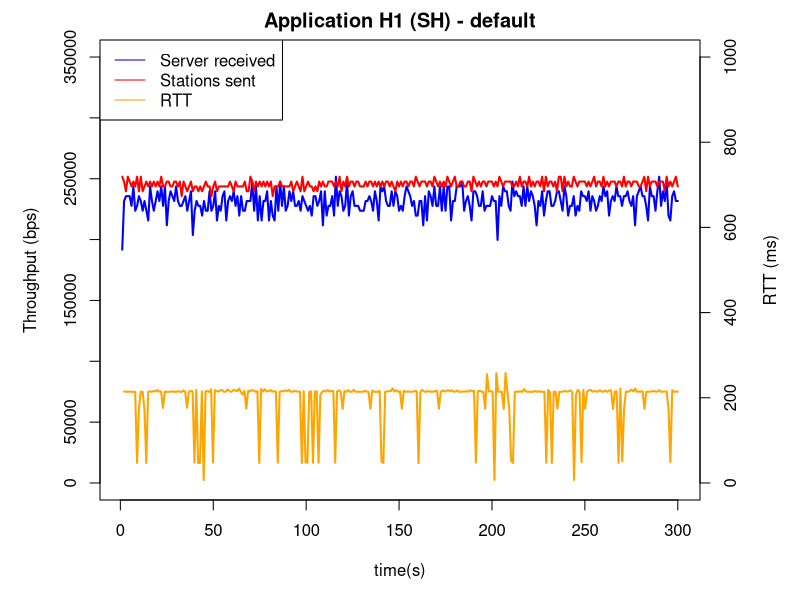
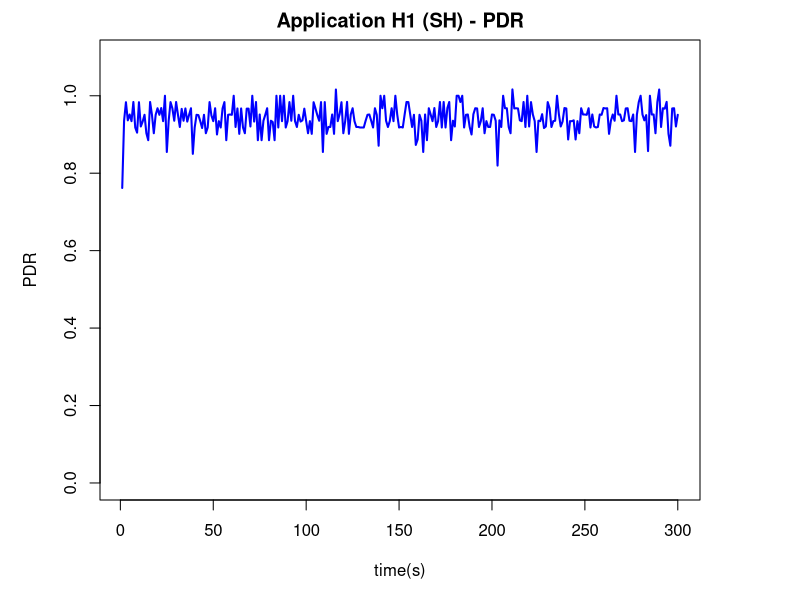
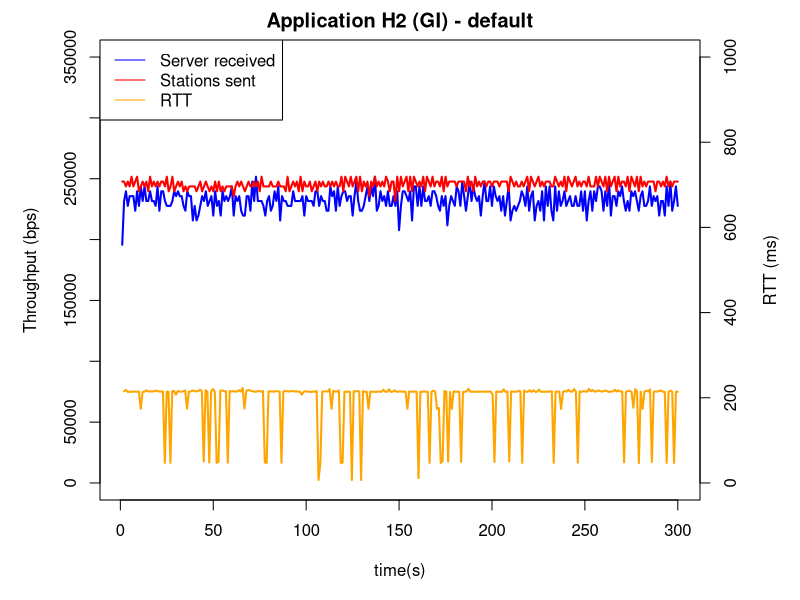
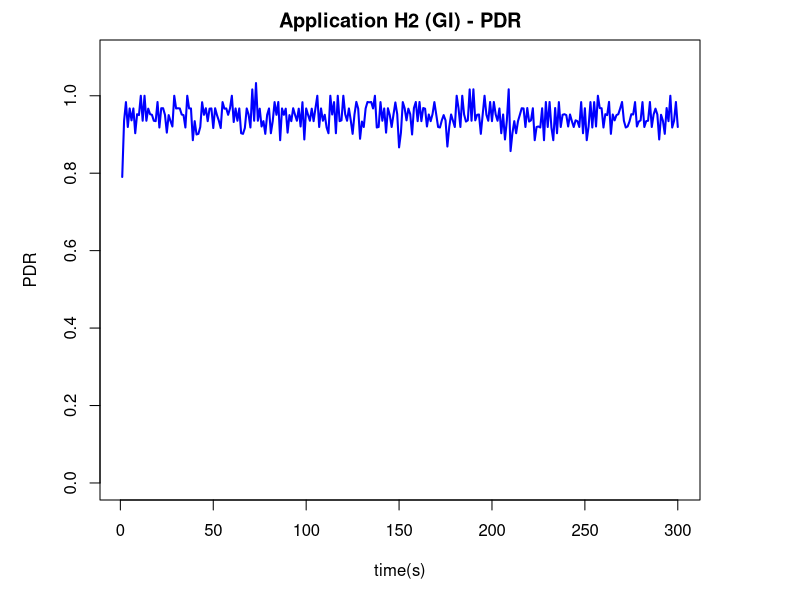
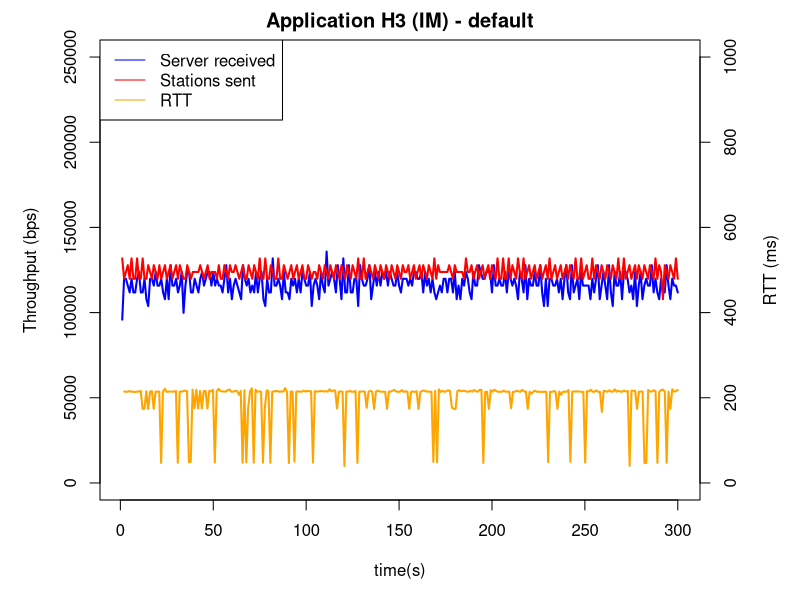
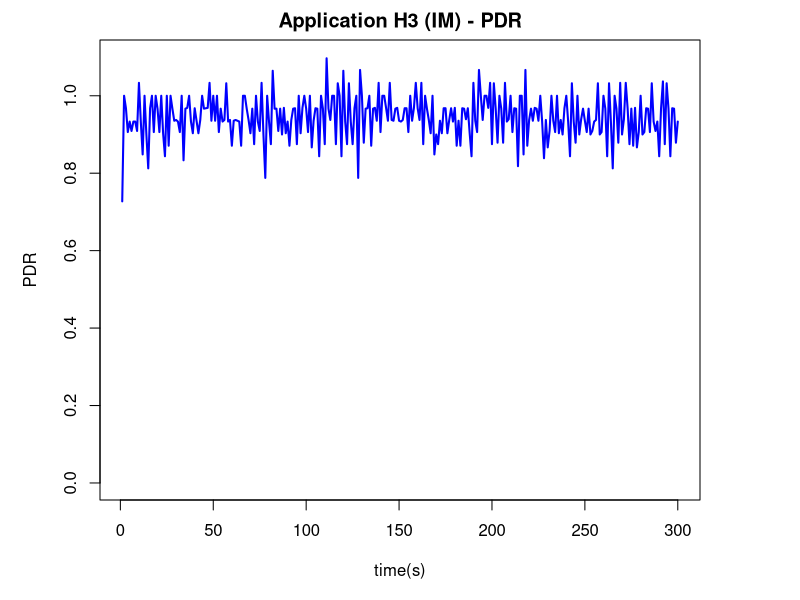

Here is the R script that generated these plots, in order:
#############################First scenario all RSUs free -  Server E

#Compute Server E received
traceserver_e_fs<-read.table(file = 'result2/server_h1tf_sta_fn_tt.txt', sep=' ')
names(traceserver_e_fs)<-c("time", "id", "size", "ori", "dest" )
options(drigits.secs = 6)
traceserver_e_fs$time <- as.POSIXlt(traceserver_e_fs$time, origin = "1987-10-05 11:00:00")
traceserver_e_fs$size<- traceserver_e_fs$size*8
sum1segserver_e_fs<-aggregate(list(size = traceserver_e_fs$size), list(segundos = cut(traceserver_e_fs$time, "1 sec")), sum)
mean1segserver_e_fs<-append(list(size = sum1segserver_e_fs$size), list(time = as.numeric(sum1segserver_e_fs$segundos)))

# mean1segserver_e_fs$size[1:157]<- mean1segserver_e_fs$size[1:157]/7
# mean1segserver_e_fs$size[158:235]<- mean1segserver_e_fs$size[158:235]/11
# mean1segserver_e_fs$size[236:300]<- mean1segserver_e_fs$size[236:300]/15

mean1segserver_e_fs$size[1:300]<- mean1segserver_e_fs$size[1:300]/3

pd_e_server<-traceserver_e_fs
pd_e_server$size<-pd_e_server$size/8/1498
sumpd75segserver_e_fs<-aggregate(list(size = pd_e_server$size), list(segundos = cut(pd_e_server$time, "1 sec")), sum)
meanpd75segserver_e_fs<-append(list(size = sumpd75segserver_e_fs$size), list(time = as.numeric(sumpd75segserver_e_fs$segundos)))

#Compute Stations sent Server E
tracecar_e_fs<-read.table(file = 'result2/cartf_fn_5001_tt.txt', sep=' ')
names(tracecar_e_fs)<-c("time", "id", "size", "ori", "dest" )
tracecar_e_fs$time <- as.POSIXlt(tracecar_e_fs$time, origin = "1987-10-05 11:00:00")
tracecar_e_fs$size<- tracecar_e_fs$size*8
sum1segcar_e_fs<-aggregate(list(size = tracecar_e_fs$size), list(segundos = cut(tracecar_e_fs$time, "1 sec")), sum)
mean1segcar_e_fs<-append(list(size = sum1segcar_e_fs$size), list(time =  as.numeric(sum1segcar_e_fs$segundos)))

# mean1segcar_e_fs$size[1:157]<- mean1segcar_e_fs$size[1:157]/7
# mean1segcar_e_fs$size[158:235]<- mean1segcar_e_fs$size[158:235]/11
# mean1segcar_e_fs$size[236:300]<- mean1segcar_e_fs$size[236:300]/15

mean1segcar_e_fs$size[1:300]<- mean1segcar_e_fs$size[1:300]/3

pd_e_car<-tracecar_e_fs
pd_e_car$size<-pd_e_car$size/8/1498
sumpd75segcar_e_fs<-aggregate(list(size = pd_e_car$size), list(segundos = cut(pd_e_car$time, "1 sec")), sum)
meanpd75segcar_e_fs<-append(list(size = sumpd75segcar_e_fs$size), list(time = as.numeric(sumpd75segcar_e_fs$segundos)))

# boxplot(pdr75seg_e_fs[1:4], yaxt="n")
# axis(2, xaxp=c(0.5, 1.3, 10))

#Compute Delay Server E
tracedelay_e_fs<-read.table(file = 'result2/delay_h1_fn_tt.txt')
names(tracedelay_e_fs)<-c("time", "delay")
tracedelay_e_fs$time <- as.POSIXlt(tracedelay_e_fs$time, origin = "1987-10-05 11:00:00")
sum1segdelay_e_fs<-aggregate(list(delay = tracedelay_e_fs$delay), list(segundos = cut(tracedelay_e_fs$time, "1 sec")), sum)
mean1segdelay_e_fs<-append(list(size = sum1segdelay_e_fs$delay), list(time = as.numeric(sum1segdelay_e_fs$segundos)))

mean1segdelay_e_fs$size[1:300]<- mean1segdelay_e_fs$size[1:300]/3

# SH (H1) - sta1, sta4, sta7 - via LTE (AP2)
# GI (H2) - sta2, sta5, sta8 - via D2D (AP3)
# IM (H3) - sta3, sta6, sta9 - via wifi (AP1)

#Plot
par(mar = c(5,5,2,5))
plot(mean1segserver_e_fs$time[1:300], mean1segserver_e_fs$size[1:300], type="l", col="blue", main = "Application H1 (SH) - default", lwd=2, xlim = c(1,300), ylab="Throughput (bps)", ylim = c(0,350000), xlab = "time(s)")
lines(mean1segcar_e_fs$time[1:300], mean1segcar_e_fs$size[1:300], col="red", lwd=2, ylim = c(0,700000))
par(new=T)
plot(mean1segdelay_e_fs$time[1:300], mean1segdelay_e_fs$size[1:300], type="l", col="orange", lwd=2, xlim = c(0,300), axes=F, xlab=NA, ylab=NA, ylim = c(0,1000))
axis(side = 4)
mtext(side = 4, line = 3, 'RTT (ms)')
legend("topleft", legend=c("Server received", "Stations sent", "RTT"), lty=c(1,1,1), col=c("blue", "red", "orange"))

#Compute PDR H1
plot(mean1segserver_e_fs$time[1:300], mean1segserver_e_fs$size[1:300]/mean1segcar_e_fs$size[1:300], type="l", col="blue", main = "Application H1 (SH) - PDR", lwd=2, xlim = c(1,300), ylab="PDR", ylim = c(0,1.1), xlab = "time(s)")

#############################First scenario all RSUs free -  Server G

##Compute Server G received
traceserver_g_fs<-read.table(file = 'result2/server_h2tf_sta_fn_tt.txt', sep=' ')
names(traceserver_g_fs)<-c("time", "id", "size", "ori", "dest" )
options(drigits.secs = 6)
traceserver_g_fs$time <- as.POSIXlt(traceserver_g_fs$time, origin = "1987-10-05 11:00:00")
traceserver_g_fs$size<- traceserver_g_fs$size*8
sum1segserver_g_fs<-aggregate(list(size = traceserver_g_fs$size), list(segundos = cut(traceserver_g_fs$time, "1 sec")), sum)
mean1segserver_g_fs<-append(list(size = sum1segserver_g_fs$size), list(time = as.numeric(sum1segserver_g_fs$segundos)))

mean1segserver_g_fs$size[1:300]<- mean1segserver_g_fs$size[1:300]/3

pd_g_server<-traceserver_g_fs
pd_g_server$size<-pd_g_server$size/8/1498
sumpd75segserver_g_fs<-aggregate(list(size = pd_g_server$size), list(segundos = cut(pd_g_server$time, "75 sec")), sum)
meanpd75segserver_g_fs<-append(list(size = sumpd75segserver_g_fs$size), list(time = as.numeric(sumpd75segserver_g_fs$segundos)))

#Compute Stations sent Server G
tracecar_g_fs<-read.table(file = 'result2/cartf_fn_5002_tt.txt', sep=' ')
names(tracecar_g_fs)<-c("time", "id", "size", "ori", "dest" )
tracecar_g_fs$time <- as.POSIXlt(tracecar_g_fs$time, origin = "1987-10-05 11:00:00")
tracecar_g_fs$size<- tracecar_g_fs$size*8
sum1segcar_g_fs<-aggregate(list(size = tracecar_g_fs$size), list(segundos = cut(tracecar_g_fs$time, "1 sec")), sum)
mean1segcar_g_fs<-append(list(size = sum1segcar_g_fs$size), list(time =  as.numeric(sum1segcar_g_fs$segundos)))

mean1segcar_g_fs$size[1:300]<- mean1segcar_g_fs$size[1:300]/3

pd_g_car<-tracecar_g_fs
pd_g_car$size<-pd_g_car$size/8/1498
sumpd75segcar_g_fs<-aggregate(list(size = pd_g_car$size), list(segundos = cut(pd_g_car$time, "75 sec")), sum)
meanpd75segcar_g_fs<-append(list(size = sumpd75segcar_g_fs$size), list(time = as.numeric(sumpd75segcar_g_fs$segundos)))

# boxplot(pdr75seg_g_fs[1:4], yaxt="n")
# axis(2, xaxp=c(0.5, 1.3, 10))

#Compute Delay Server G
tracedelay_g_fs<-read.table(file = 'result2/delay_h2_fn_tt.txt')
names(tracedelay_g_fs)<-c("time", "delay")
tracedelay_g_fs$time <- as.POSIXlt(tracedelay_g_fs$time, origin = "1987-10-05 11:00:00")
sum1segdelay_g_fs<-aggregate(list(delay = tracedelay_g_fs$delay), list(segundos = cut(tracedelay_g_fs$time, "1 sec")), sum)
mean1segdelay_g_fs<-append(list(size = sum1segdelay_g_fs$delay), list(time = as.numeric(sum1segdelay_g_fs$segundos)))

mean1segdelay_g_fs$size[1:300]<- mean1segdelay_g_fs$size[1:300]/3

#Plot
par(mar = c(5,5,2,5))
plot(mean1segserver_g_fs$time[1:300], mean1segserver_g_fs$size[1:300], type="l", col="blue", main = "Application H2 (GI) - default", lwd=2, xlim = c(1,300), ylab="Throughput (bps)", ylim = c(0,350000), xlab = "time(s)")
lines(mean1segcar_g_fs$time[1:300], mean1segcar_g_fs$size[1:300], col="red", lwd=2, ylim = c(0,700000))
par(new=T)
plot(mean1segdelay_g_fs$time[1:300], mean1segdelay_g_fs$size[1:300], type="l", col="orange", lwd=2, xlim = c(0,300), axes=F, xlab=NA, ylab=NA, ylim = c(0,1000))
axis(side = 4)
mtext(side = 4, line = 3, 'RTT (ms)')
legend("topleft", legend=c("Server received", "Stations sent", "RTT"), lty=c(1,1,1), col=c("blue", "red", "orange"))

#Compute PDR H2
plot(mean1segserver_g_fs$time[1:300], mean1segserver_g_fs$size[1:300]/mean1segcar_g_fs$size[1:300], type="l", col="blue", main = "Application H2 (GI) - PDR", lwd=2, xlim = c(1,300), ylab="PDR", ylim = c(0,1.1), xlab = "time(s)")


###############Server E2

#Compute Server E2 received
traceserver_e2_fs<-read.table(file = 'result2/server_h3tf_sta_fn_tt.txt', sep=' ')
names(traceserver_e2_fs)<-c("time", "id", "size", "ori", "dest" )
options(drigits.secs = 6)
traceserver_e2_fs$time <- as.POSIXlt(traceserver_e2_fs$time, origin = "1987-10-05 11:00:00")
traceserver_e2_fs$size<- traceserver_e2_fs$size*8
sum1segserver_e2_fs<-aggregate(list(size = traceserver_e2_fs$size), list(segundos = cut(traceserver_e2_fs$time, "1 sec")), sum)
mean1segserver_e2_fs<-append(list(size = sum1segserver_e2_fs$size), list(time = as.numeric(sum1segserver_e2_fs$segundos)))

mean1segserver_e2_fs$size[1:300]<- mean1segserver_e2_fs$size[1:300]/3

pd_e2_server<-traceserver_e2_fs
pd_e2_server$size<-pd_e2_server$size/8/1498
sumpd75segserver_e2_fs<-aggregate(list(size = pd_e2_server$size), list(segundos = cut(pd_e2_server$time, "75 sec")), sum)
meanpd75segserver_e2_fs<-append(list(size = sumpd75segserver_e2_fs$size), list(time = as.numeric(sumpd75segserver_e2_fs$segundos)))

#Compute Stations sent Server E2
tracecar_e2_fs<-read.table(file = 'result2/cartf_fn_5003_tt.txt', sep=' ')
names(tracecar_e2_fs)<-c("time", "id", "size", "ori", "dest" )
tracecar_e2_fs$time <- as.POSIXlt(tracecar_e2_fs$time, origin = "1987-10-05 11:00:00")
tracecar_e2_fs$size<- tracecar_e2_fs$size*8
sum1segcar_e2_fs<-aggregate(list(size = tracecar_e2_fs$size), list(segundos = cut(tracecar_e2_fs$time, "1 sec")), sum)
mean1segcar_e2_fs<-append(list(size = sum1segcar_e2_fs$size), list(time =  as.numeric(sum1segcar_e2_fs$segundos)))

mean1segcar_e2_fs$size[1:300]<- mean1segcar_e2_fs$size[1:300]/3

pd_e2_car<-tracecar_e2_fs
pd_e2_car$size<-pd_e2_car$size/8/1498
sumpd75segcar_e2_fs<-aggregate(list(size = pd_e2_car$size), list(segundos = cut(pd_e2_car$time, "75 sec")), sum)
meanpd75segcar_e2_fs<-append(list(size = sumpd75segcar_e2_fs$size), list(time = as.numeric(sumpd75segcar_e2_fs$segundos)))

# boxplot(pdr75seg_e2_fs[1:4], yaxt="n")
# axis(2, xaxp=c(0.5, 1.3, 10))

#Compute Delay Server G
tracedelay_e2_fs<-read.table(file = 'result2/delay_h3_fn_tt.txt')
names(tracedelay_e2_fs)<-c("time", "delay")
tracedelay_e2_fs$time <- as.POSIXlt(tracedelay_e2_fs$time, origin = "1987-10-05 11:00:00")
sum1segdelay_e2_fs<-aggregate(list(delay = tracedelay_e2_fs$delay), list(segundos = cut(tracedelay_e2_fs$time, "1 sec")), sum)
mean1segdelay_e2_fs<-append(list(size = sum1segdelay_e2_fs$delay), list(time = as.numeric(sum1segdelay_e2_fs$segundos)))

mean1segdelay_e2_fs$size[1:300]<- mean1segdelay_e2_fs$size[1:300]/3

#Plot
par(mar = c(5,5,2,5))
plot(mean1segserver_e2_fs$time[1:300], mean1segserver_e2_fs$size[1:300], type="l", col="blue", main = "Application H3 (IM) - default", lwd=2, xlim = c(1,300), ylab="Throughput (bps)", ylim = c(0,250000), xlab = "time(s)")
lines(mean1segcar_e2_fs$time[1:300], mean1segcar_e2_fs$size[1:300], col="red", lwd=2, ylim = c(0,700000))
par(new=T)
plot(mean1segdelay_e2_fs$time[1:300], mean1segdelay_e2_fs$size[1:300], type="l", col="orange", lwd=2, xlim = c(0,300), axes=F, xlab=NA, ylab=NA, ylim = c(0,1000))
axis(side = 4)
mtext(side = 4, line = 3, 'RTT (ms)')
legend("topleft", legend=c("Server received", "Stations sent", "RTT"), lty=c(1,1,1), col=c("blue", "red", "orange"))

#Compute PDR H3
plot(mean1segserver_e2_fs$time[1:300], mean1segserver_e2_fs$size[1:300]/mean1segcar_e2_fs$size[1:300], type="l", col="blue", main = "Application H3 (IM) - PDR", lwd=2, xlim = c(1,300), ylab="PDR", ylim = c(0,1.1), xlab = "time(s)")
